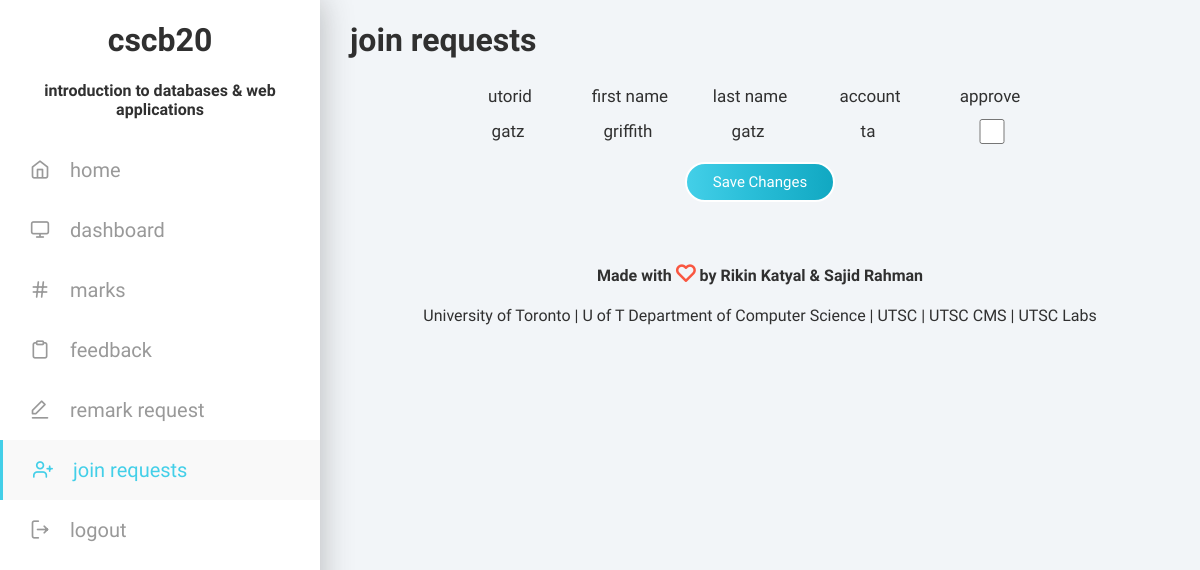
Before: /dashboard/instructor/requests/index.php (signed in) with the older database file.
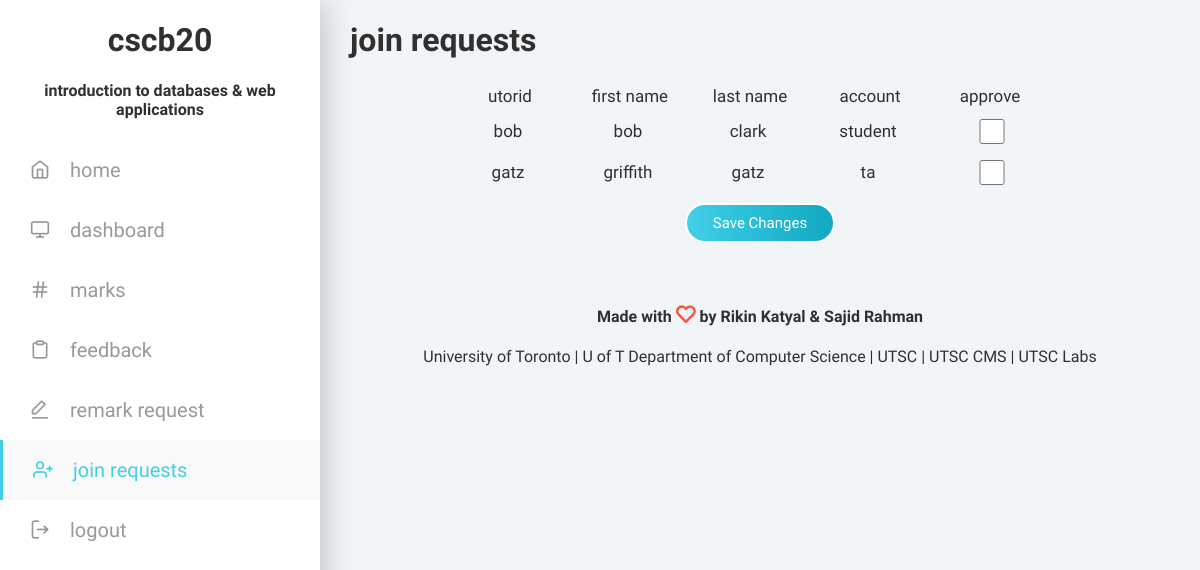
After: the same page with the newer database file.
### tables this page shows
create table TAs
(verified bool,
utorid VARCHAR(25) NOT NULL primary key,
pass char(64) not null,
firstName VARCHAR(255) NOT NULL,
lastName VARCHAR(255) NOT NULL,
instructorId varchar(25),
authToken varchar(255)
);

create table Students
(verified boolean not null,
utorid varchar(25) not null primary key,
pass char(64) not null,
firstName varchar(255) not null,
lastName varchar(255) not null,
studentNumber varchar(25) not null,
instructorId varchar(255) not null,
practical float,
quiz1 float,
quiz2 float,
quiz3 float,
a1 float,
a2 float,
a3 float,
final float,
midterm float,
authToken varchar(255)
);

### src/dashboard/instructor/requests/index.php (the view, shortened to what this page needs)
<?php
  include("../../../auth/config.php");
?>
<html lang="en">
<head>
    <link rel="stylesheet" type="text/css" href="../../../../css/feather.css">
    <link rel="stylesheet" type="text/css" href="../../../../css/index.css">
</head>
<body>
  <div id="container">
      <div id="sidebar">
          <h1>cscb20</h1>
          <h4>introduction to databases & web applications</h4>
          <nav>
            <a href="../../../../">
              <div class="nav-item">
                <h2><i class="feather icon-home"></i>home</h2>
              </div>
            </a>
            <a href="../../">
              <div class="nav-item">
                <h2><i class="feather icon-monitor"></i>dashboard</h2>
              </div>
            </a>
            <a href="../marks">
              <div class="nav-item">
                <h2><i class="feather icon-hash"></i>marks</h2>
              </div>
            </a>
            <?php
              if ($_SESSION['account'] != 'ta'){
                echo "
                <a href='../../feedback'>
                  <div class='nav-item'>
                    <h2><i class='feather icon-clipboard'></i>feedback</h2>
                  </div>
                </a>
                ";
              }
            ?>
            <a href="../../<?php if ($_SESSION['account'] == 'instructor' or $_SESSION['account'] == 'ta') echo "instructor/" ?>remark/">
              <div class="nav-item">
                <h2><i class="feather icon-edit-1"></i>remark request</h2>
              </div>
            </a>
            <a href='./'>
              <div class='nav-item active'>
                <h2><i class='feather icon-user-plus'></i>join requests</h2>
              </div>
            </a>
            <a href="../../../../auth/logout/">
              <div class="nav-item">
                <h2><i class="feather icon-log-out"></i>logout</h2>
              </div>
            </a>
          </nav>
        </div>
    <div id="content">
      <h1>join requests</h1>
      <form action="" method="post">
        <div class="mark">
          <h3>UTORid</h3>
          <h3>First Name</h3>
          <h3>Last Name</h3>
          <h3>Account</h3>
          <h3>Approve</h3>
        </div>
        <?php
          $sql = "select * from Students where verified = 0 and instructorId = '".$_SESSION['utorid']."'";
          $result = mysqli_query($db, $sql);
          while ($row = mysqli_fetch_array($result, MYSQLI_ASSOC)) {
            echo "
            <div class='mark'>
              <h3>".$row['utorid']."</h3>
              <h3>".$row['firstName']."</h3>
              <h3>".$row['lastName']."</h3>
              <h3>Student</h3>
              <input type='checkbox' name='approval_student[]' value='".$row['utorid']."'>
            </div>
            ";
          }
          $sql = "select * from TAs where verified = 0 and instructorId = '".$_SESSION['utorid']."'";
          $result = mysqli_query($db, $sql);
          while ($row = mysqli_fetch_array($result, MYSQLI_ASSOC)) {
            echo "
            <div class='mark'>
              <h3>".$row['utorid']."</h3>
              <h3>".$row['firstName']."</h3>
              <h3>".$row['lastName']."</h3>
              <h3>TA</h3>
              <input type='checkbox' name='approval_ta[]' value='".$row['utorid']."'>
            </div>
            ";
          }
        ?>
        <button>Save Changes</button>
      </form>
      <footer>
        <p><b>Made with <i class="feather icon-heart"></i> by Rikin Katyal & Sajid Rahman</b></p>
        <p><a href="https://www.utoronto.ca/" target="_">University of Toronto</a> | <a href="http://web.cs.toronto.edu/" target="_">U of T Department of Computer Science</a> | <a href="http://www.utsc.utoronto.ca/home/" target="_">UTSC</a> | <a href="https://www.utsc.utoronto.ca/cms/computer-science-mathematics-statistics" target="_">UTSC CMS</a> | <a href="http://www.utsc.utoronto.ca/labs/"> UTSC Labs</a></p>
      </footer>
    </div>
  </div>
</body>
</html>

### src/css/feather.css (style rules this page uses)
.feather { font-family:"feather" !important; font-size:16px; font-style:normal; -webkit-font-smoothing: antialiased; -moz-osx-font-smoothing: grayscale; }
.icon-clipboard:before { content: "\e84b"; }
.icon-edit-1:before { content: "\e868"; }
.icon-heart:before { content: "\e879"; }
.icon-home:before { content: "\e87a"; }
.icon-log-out:before { content: "\e888"; }
.icon-monitor:before { content: "\e899"; }
.icon-user-plus:before { content: "\e8e7"; }
.icon-hash:before { content: "\e8fd"; }

### src/css/index.css (style rules this page uses)
html, body { width: 100%; height: 100%; font-weight: 400; font-family: Varela Round; margin: 0; color: #303030; background-color: #F2F5F8; }
#container { width: 100%; display: flex; flex-direction: row; }
#sidebar { height: 100%; width: 320px; background: #FFFFFF; position: fixed; margin: 0; box-shadow: 1px 0px 30px rgba(50, 50, 50, 0.3); overflow-y: auto; }
#content { height: 100%; width: 100%; margin-left: 320px; padding: 0 30px; }
h1 { font-weight: 700; }
h2 { font-size: 20px; font-weight: 700; margin: 0; text-transform: lowercase; }
h3 { font-size: 17px; font-weight: 400; margin: 0; text-transform: lowercase; }
h4 { text-align: center; }
p { line-height: 24px; }
a { color: #303030; text-decoration: none; display: inline-block }
button { width: 150px; height: 40px; margin: 10px 0; background: #43cfe8; background: -moz-linear-gradient(left, #43cfe8 0%, #2bbfd9 41%, #11a8c2 100%); background: -webkit-gradient(left top, right top, color-stop(0%, #43cfe8), color-stop(41%, #2bbfd9), color-stop(100%, #11a8c2)); background: -webkit-linear-gradient(left, #43cfe8 0%, #2bbfd9 41%, #11a8c2 100%); background: -o-linear-gradient(left, #43cfe8 0%, #2bbfd9 41%, #11a8c2 100%); background: -ms-linear-gradient(left, #43cfe8 0%, #2bbfd9 41%, #11a8c2 100%); background: linear-gradient(to right, #43cfe8 0%, #2bbfd9 41%, #11a8c2 100%); border: 2px solid #FFFFFF; color: #FFFFFF; border-radius: 40px; outline: none; cursor: pointer; font-size: 15px; font-weight: 400; font-family: Varela Round; -webkit-transition: box-shadow 0.3s ease; -moz-transition: box-shadow 0.3s ease; -ms-transition: box-shadow 0.3s ease; -o-transition: box-shadow 0.3s ease; transition: box-shadow 0.3s ease; }
form { display: flex; flex-direction: column; justify-content: center; align-items: center; }
.feather { font-size: 20px; margin-right: 20px; }
#sidebar h1 { text-align: center; }
nav a { text-decoration: none !important; display: block; }
nav h2 { font-weight: 400; }
.nav-item { width: 100%; height: 60px; display: flex; flex-direction: row; align-content: center; justify-content: flex-start; cursor: pointer; color: #999999; }
.active { width: calc(100% - 3px); border-left: 3px solid #43cfe8; background-color: #f9f9f9; color: #43cfe8; }
.nav-item h2 { line-height: 60px; padding-left: 30px; }
footer { text-align: center; margin-top: 50px; }
footer i { margin: 0 !important; color: #f95640; }
.mark { display: flex; flex-direction: row; align-items: center; justify-content: center; text-align: center; margin: 5px 0; }
.mark h3 { width: 100px; margin-right: 20px; }
.mark input { width: 100px; height: 25px; margin-right: 20px; }

Changed rows visible on the page:
added students: utorid "bob", firstName "bob", lastName "clark"
